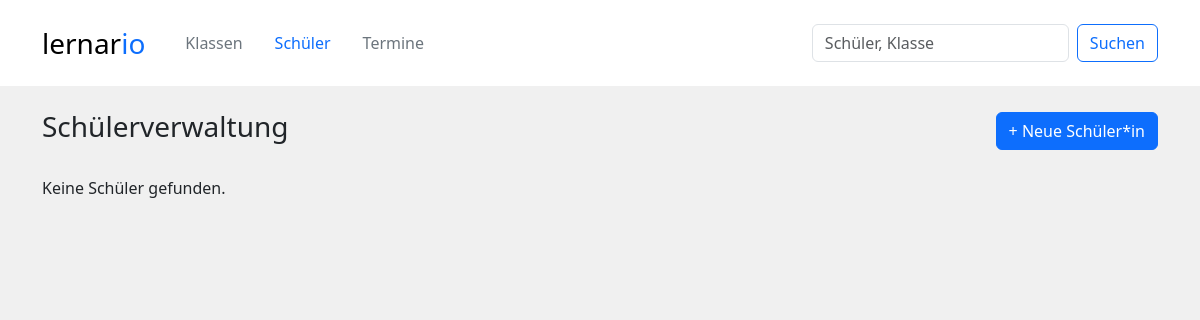
Page /schueler/ on the earlier database version.
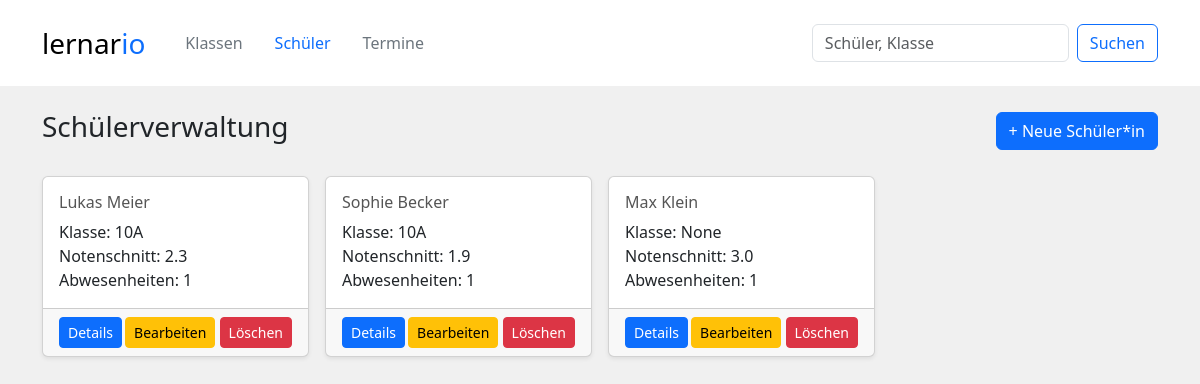
Same page on the later database version.
### tables this page shows
CREATE TABLE schueler (
    schueler_id INTEGER PRIMARY KEY,
    klasse_id INTEGER,
    vorname TEXT,
    nachname TEXT,
    FOREIGN KEY (klasse_id) REFERENCES klassen(klasse_id) ON DELETE CASCADE
);

### controllers/student_controller.py (the view)
@schueler_bp.route('/', methods=['GET'])
def uebersicht():
    schueler_liste = schueler_service.gib_alle_schueler_mit_grundinformationen()
    klassen_liste = class_service.gib_alle_klassen()
    return render_template("schueler.html",
                           schueler_liste=schueler_liste,
                           klassen_liste=klassen_liste,
                           active_page="schueler")

### services/class_service.py (called while the page is built)
def gib_alle_klassen():
    return query_db("SELECT klasse_id, klassenname FROM klassen")

### services/schueler_service.py (called while the page is built)
def gib_alle_schueler_mit_grundinformationen():
    data = query_db(
        """
        select
            schueler.schueler_id,
            schueler.vorname,
            schueler.nachname,
            klassen.klassenname,
            COUNT(DISTINCT abwesenheiten.abwesenheit_id) AS abwesenheiten,
            ROUND(AVG(noten.note), 1) AS notenschnitt
        from schueler
            left JOIN klassen ON schueler.klasse_id = klassen.klasse_id
            left JOIN abwesenheiten ON schueler.schueler_id = abwesenheiten.schueler_id
            left JOIN noten ON schueler.schueler_id = noten.schueler_id
        GROUP BY noten.schueler_id
    """)
    return data

### services/sqllite_db.py (called while the page is built)
def query_db(query, params=(), commit=False):
    with sqlite3.connect(DB_PATH) as conn:
        conn.execute("PRAGMA foreign_keys = ON")#Wichtig damit ON DELETE CASCADE funktioniert
        conn.row_factory = sqlite3.Row
        cursor = conn.cursor()
        cursor.execute(query, params)
        if commit:
            conn.commit()
        data = cursor.fetchall()
        return [dict(row) for row in data]

### templates/schueler.html (shortened to what this page needs)
{% extends "components/layout.html" %}
{% block content %}
<div class="container py-4">
    <div class="d-flex justify-content-between align-items-center mb-4">
        <h3>Schülerverwaltung</h3>
        <button class="btn btn-primary" data-bs-toggle="modal" data-bs-target="#schuelerModal">+ Neue Schüler*in</button>
    </div>
    <div class="row row-cols-1 row-cols-md-3 row-cols-lg-4 g-3">
        {% for schueler in schueler_liste %}
        <div class="col">
            <div class="card h-100 shadow-sm">
                <div class="card-body">
                    <h5 class="card-title">{{ schueler.vorname }} {{ schueler.nachname }}</h5>
                    <p class="card-text">
                        Klasse: {{ schueler.klassenname }}<br>
                        Notenschnitt: {{ schueler.notenschnitt }}<br>
                        Abwesenheiten: {{ schueler.abwesenheiten }}
                    </p>
                </div>
                <div class="card-footer d-flex justify-content-between">
                    <a href="/schueler/{{ schueler.schueler_id }}" class="btn btn-sm btn-primary">Details</a>
                    <div>
                        <a href="/schueler/bearbeiten/{{ schueler.schueler_id }}"
                            class="btn btn-sm btn-warning" data-bs-target="#schuelerBearbeitenModal">Bearbeiten</a>
                        <a href="/schueler/loeschen/{{ schueler.schueler_id }}"
                            class="btn btn-sm btn-danger">Löschen</a>
                    </div>
                </div>
            </div>
        </div>
        {% else %}
        <p>Keine Schüler gefunden.</p>
        {% endfor %}
    </div>
</div>
{% endblock %}

### templates/components/layout.html (shortened to what this page needs)
<!DOCTYPE html>
<html lang="de">
<head>
    <link href="https://cdn.jsdelivr.net/npm/bootstrap@5.3.3/dist/css/bootstrap.min.css" rel="stylesheet"
>
</head>
<body>
    {% block content %}{% endblock %}
</body>
</html>

### templates/components/header.html (shortened to what this page needs)
<nav class="navbar py-2 navbar-expand-lg bg-white">
    <div class="container">
        <a class="navbar-brand fs-3 fw-medium me-4" href="{{ url_for('homepage') }}">lernar<span
                class="text-primary">io</span></a>
        <div class="collapse navbar-collapse flex justify-content-center" id="navbarSupportedContent">
            <ul class="nav me-auto mb-lg-0">
                <li>
                    <a href="{{ url_for('klassen.uebersicht') }}"
                        class="nav-link link-secondary{% if active_page == 'klassen' %}active {% endif %}">
                        Klassen
                    </a>
                </li>
                <li>
                    <a href="{{ url_for('schueler.uebersicht') }}"
                        class="nav-link link-secondary{% if active_page == 'schueler' %}active {% endif %}">
                        Schüler
                    </a>
                </li>
                <li>
                    <a href="{{ url_for('termine.uebersicht') }}"
                        class="nav-link link-secondary{% if active_page == 'kalender' %}active {% endif %}">Termine</a>
                </li>
            </ul>
            <form class="d-flex mt-3" role="search">
                <input class="form-control me-2" type="search" placeholder="Schüler, Klasse" aria-label="Schüler">
                <button class="btn btn-outline-primary" type="submit">Suchen</button>
            </form>
        </div>
    </div>
</nav>

### templates/components/layout.html (style rules this page uses)
body { background: linear-gradient(310deg, rgb(240, 240, 240) 0%, rgb(240, 240, 240) 100%); font-family: 'Segoe UI', sans-serif; }
.card-title { color: #555; font-size: 1rem; }

Differences in the rows shown:
added schueler: vorname "Lukas", nachname "Meier", klassenname "10A", notenschnitt "2.3", abwesenheiten "1"
added schueler: vorname "Sophie", nachname "Becker", klassenname "10A", notenschnitt "1.9", abwesenheiten "1"
added schueler: vorname "Max", nachname "Klein", klassenname "None", notenschnitt "3.0", abwesenheiten "1"
Other differences:
text no longer shown: "Keine Schüler gefunden."
